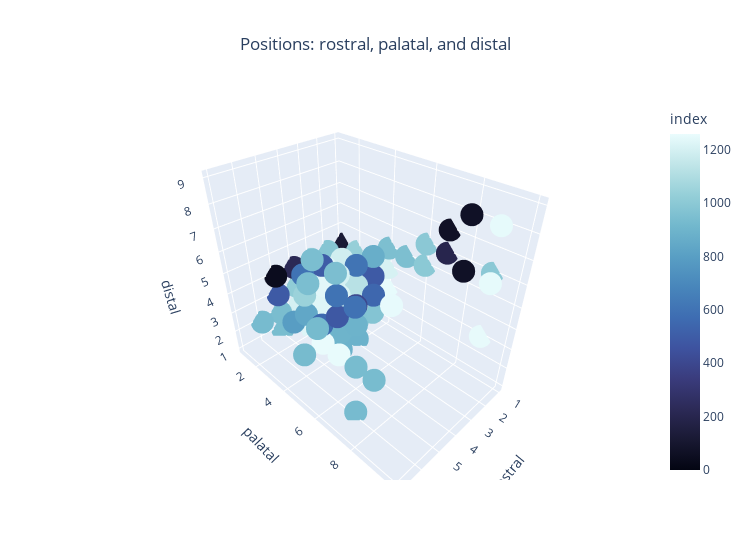

Notebook code for this chart:
### Code cell
#check plot 
fig = px.scatter_3d(treatment_df, 
                    x="rostral", 
                    y="palatal", 
                    z="distal", 
                    hover_name ="subject_no", 
                    color = treatment_df.index, 
                    color_continuous_scale=px.colors.sequential.ice,
                    title = "Positions: rostral, palatal, and distal",
                    width=750)
fig.update_layout(legend=dict(x=0,y=1), title_x=0.5)
fig.show()

### Figure 1 — Plotly figure (JSON) as saved in the notebook; plotly's stock layout.template omitted (floating-point values rounded to 4 significant figures; data arrays with more than 128 entries replaced by an {"elided": "..."} marker saying what was removed)
{"data": [{"hovertemplate": "<b>%{hovertext}</b><br><br>rostral=%{x}<br>palatal=%{y}<br>distal=%{z}<br>index=%{marker.color}<extra></extra>", "hovertext": {"elided": "1243 str values"}, "legendgroup": "", "marker": {"color": {"elided": "1243 int values"}, "coloraxis": "coloraxis", "symbol": "circle"}, "mode": "markers", "name": "", "scene": "scene", "showlegend": false, "type": "scatter3d", "x": {"elided": "1243 int values"}, "y": {"elided": "1243 int values"}, "z": {"elided": "1243 int values"}}], "layout": {"coloraxis": {"colorbar": {"title": {"text": "index"}}, "colorscale": [[0, "rgb(3, 5, 18)"], [0.09091, "rgb(25, 25, 51)"], [0.1818, "rgb(44, 42, 87)"], [0.2727, "rgb(58, 60, 125)"], [0.3636, "rgb(62, 83, 160)"], [0.4545, "rgb(62, 109, 178)"], [0.5455, "rgb(72, 134, 187)"], [0.6364, "rgb(89, 159, 196)"], [0.7273, "rgb(114, 184, 205)"], [0.8182, "rgb(149, 207, 216)"], [0.9091, "rgb(192, 229, 232)"], [1, "rgb(234, 252, 253)"]]}, "legend": {"tracegroupgap": 0, "x": 0, "y": 1}, "scene": {"domain": {"x": [0, 1], "y": [0, 1]}, "xaxis": {"title": {"text": "rostral"}}, "yaxis": {"title": {"text": "palatal"}}, "zaxis": {"title": {"text": "distal"}}}, "title": {"text": "Positions: rostral, palatal, and distal", "x": 0.5}, "width": 750}}
